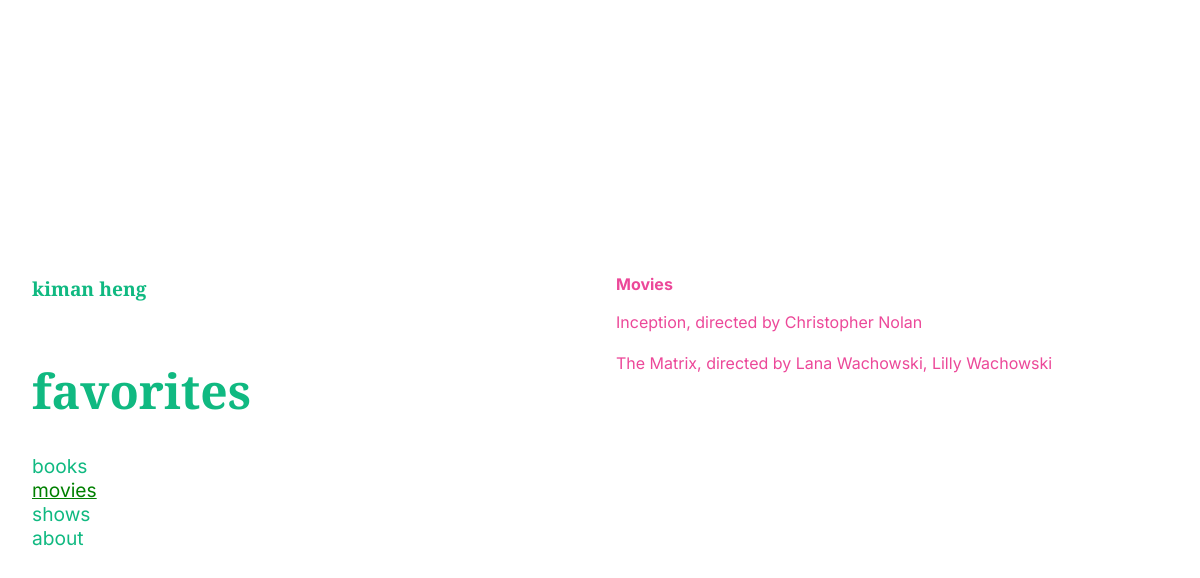
Before: /movies with the older database file.
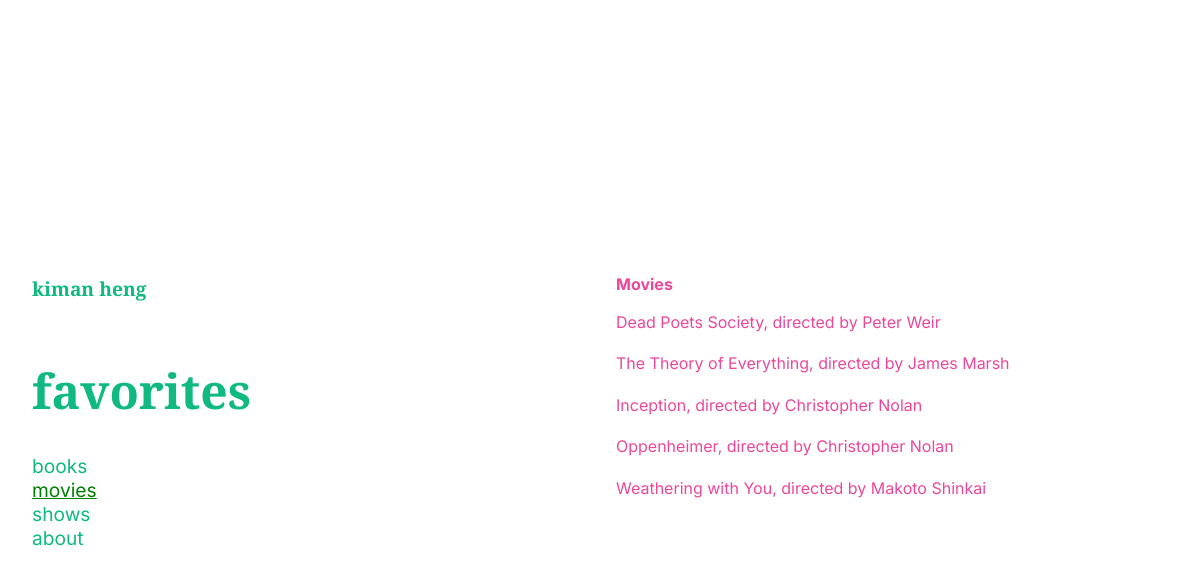
After: the same page with the newer database file.
### tables this page shows
CREATE TABLE movies (
    id INTEGER PRIMARY KEY AUTOINCREMENT,
    title TEXT NOT NULL,
    director TEXT NOT NULL
);

### app.py (the view)
@app.route('/movies')
def movies():
    conn = get_db_connection()
    movies = conn.execute('SELECT * FROM movies').fetchall()
    conn.close()
    return render_template('movies.html', movies=movies)

### app.py (called while the page is built)
def get_db_connection():
    conn = sqlite3.connect('favorites.db')
    conn.row_factory = sqlite3.Row
    return conn

### templates/movies.html
{% extends 'layout.html' %} {% block content %}
<div class="right_column">
  <div class="title">
    <p>Movies</p>
  </div>
    {% for movie in movies %}
    <p class="text">{{ movie.title }}, directed by {{ movie.director }}</p>
    {% endfor %}
</div>
{% endblock %}

### templates/layout.html (shortened to what this page needs)
<!DOCTYPE html>
<html lang="en">
  <head>
    <link
      rel="stylesheet"
      href="{{url_for('static', filename='css/style.css')}}"
    />
  </head>
  <body>
    <div class="container">
      <div class="content-wrapper">
        <div class="left-column">
          <h4 class="credit">kiman heng</h2>
          <h1 class="main-title">
            favorites
          </h1>
          <a href="{{ url_for('books') }}" class="{% if request.endpoint == 'books' %}active{% endif %}">books</a>
<a href="{{ url_for('movies') }}" class="{% if request.endpoint == 'movies' %}active{% endif %}">movies</a>
<a href="{{ url_for('shows') }}" class="{% if request.endpoint == 'shows' %}active{% endif %}">shows</a>
<a href="{{ url_for('about') }}" class="{% if request.endpoint == 'about' %}active{% endif %}">about</a>
        </div>
        {% block content %}{% endblock %}
      </div>
    </div>
  </body>
</html>

### static/css/style.css (style rules this page uses)
body { font-family: "Inter", sans-serif; }
h1, h2, h3, h4, h5, h6 { font-family: "Playfair Display", serif; font-weight: bold; }
body { margin: 0; }
a { text-decoration: none; color: inherit; }
a.active { text-decoration: underline; color: green; }
.container { display: flex; flex-direction: column; align-items: center; justify-content: center; padding: 2rem; min-height: 100vh; box-sizing: border-box; }
.content-wrapper { display: grid; grid-template-columns: 1fr; gap: 2rem; max-width: 1200px; width: 100%; }
@media (min-width: 768px) { .content-wrapper { grid-template-columns: 1fr 1fr; } }
.left-column { display: flex; flex-direction: column; color: #10b981; font-size: 1.2rem; }
.main-title { color: #10b981; font-size: 2rem; font-weight: bold; line-height: 1.3; margin-top: 2rem; }
@media (min-width: 768px) { .main-title { font-size: 2.5rem; } }
@media (min-width: 1024px) { .main-title { font-size: 3rem; } }
.text { color: #ec4899; line-height: 1.6; }
.title { color: #ec4899; font-weight: bold; margin-top: 1.5rem; }

Changed rows visible on the page:
removed movies: title "The Matrix", director "Lana Wachowski, Lilly Wachowski"
added movies: title "Dead Poets Society", director "Peter Weir"
added movies: title "The Theory of Everything", director "James Marsh"
added movies: title "Oppenheimer", director "Christopher Nolan"
added movies: title "Weathering with You", director "Makoto Shinkai"
